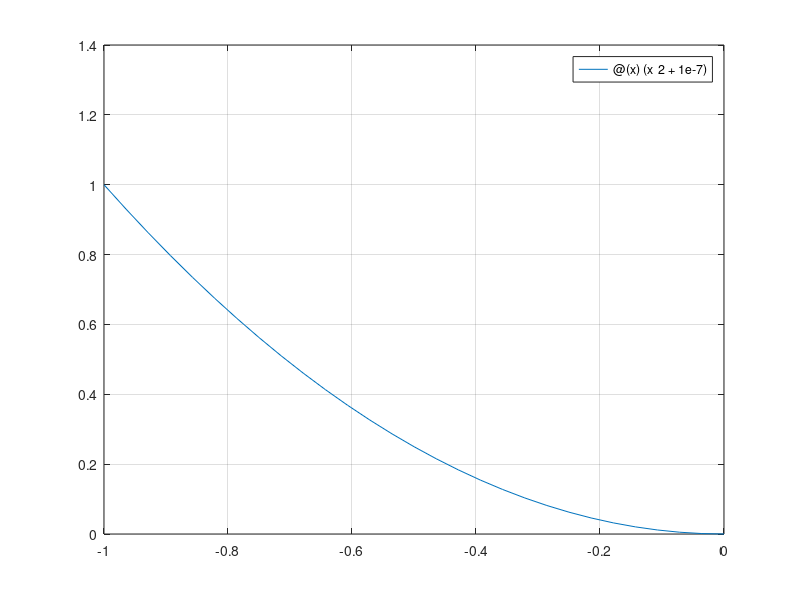

MATLAB code for this plot: (Note: this script raises an error after producing the figure.)
% Função
f = @(x)(x^2+1e-7);
% Intervalo
a=-1; b = 0; 
x0 = (a + b)/2;
%Gráfico da função 
figure
fplot(f, [a, b]);
grid on;

% Cálculo das raízes
%
% Zero do MATLAB
[X,FVAL,EXITFLAG,OUTPUT]=fzero(f,[a,b]);
fprintf('fzero\n');
fprintf('Raiz: %f, Iterações: %d, Valor da raiz: %f\n', X, OUTPUT.iterations, f(X));
OUTPUT.algorithm
% Bissecção 
[r, n] = Bisseccao(f, a, b, 10^-4, 1000);
fprintf('Bisseccao\n');
fprintf('Raiz: %f, Iterações: %d, Valor da raiz: %f\n', r, n, f(r));
% Newton Raphson
proverDerivada = 0;
df = 0;
[r, n] = NewtonRaphson(f, proverDerivada, df, x0, 10^-4, 1000);
fprintf('Newton Raphson\n');
fprintf('Raiz: %f, Iterações: %d, Valor da raiz: %f\n', r, n, f(r));
% Secante
[r, n] = Secante(f, a, b, 10^-4, 1000);
fprintf('Secante\n');
fprintf('Raiz: %f, Iterações: %d, Valor da raiz: %f\n', r, n, f(r));











